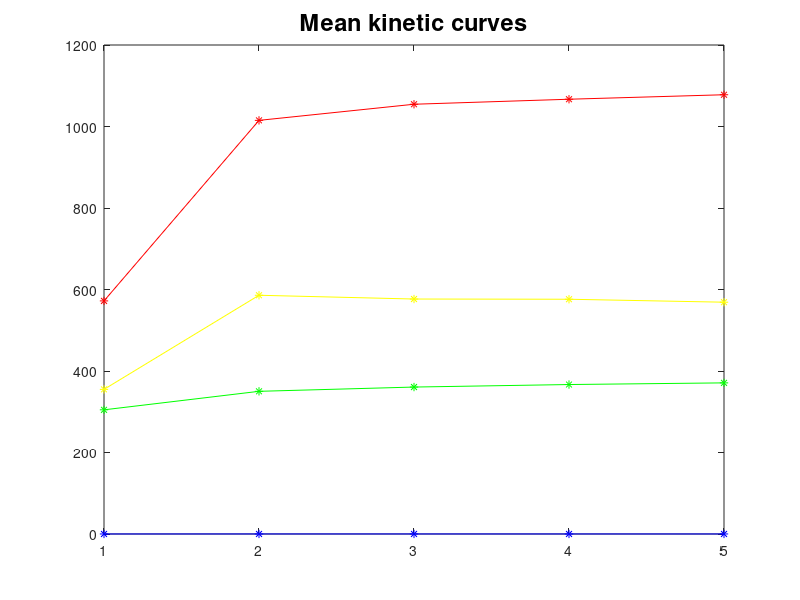

MATLAB code to generate this figure: (Note: this script raises an error after producing the figure.)
% This function is used to generate all the images related with the pre-processing
% of the images using kinetic information, used on my thesis

% Separating the data in the four classes 'background', 'softtissue', 'chest', 'lesion'
function drawAll()
close all;
clear all;
clc;

addpath('/home/olmozavala/Dropbox/OzOpenCL/MatlabActiveContours/Load_NIfTI_Images/External_Tools');
addpath('/media/USBSimpleDrive/BigData_Images_and_Others/PhD_Thesis/DCE_MRI/');
addpath('/home/olmozavala/Dropbox/OzOpenCL/Matlab_ImagePreProcessing_Kinetic/Kinetics/Kinetic_Curves_by_classes');
addpath('/home/olmozavala/Dropbox/OzOpenCL/Matlab_ImagePreProcessing_Kinetic/Kinetics/ext_lib');
saveFolder = '/home/olmozavala/Dropbox/Thesis_Phd/LatexFiles/images/OurWork/kinetics/classifier/train/';

titleFS = 17;
legendFS = 12;
axisFS = 18;
axisLegend = 18;

[background chest lesions stissue] = loadKineticInfo();
plotKineticCurves(background,chest,lesions,stissue,saveFolder,titleFS, legendFS, axisFS, axisLegend)
plotKineticCurvesError(background,chest,lesions,stissue, saveFolder,titleFS, legendFS, axisFS, axisLegend )


% This function reads all the kintif info from the already generated files
function [background chest lesions stissue]=loadKineticInfo()
    load('background')
    load('chest')
    load('lesions')
    load('stissue')

% This function plots the mean curves off all the classes
function plotKineticCurves(background,chest,lesions,stissue,saveFolder,titleFS, legendFS, axisFS,axisLegend)
    f = figure('Position',[200 200 800 400])
    plot(mean(lesions),'*-r');
    hold on;
    plot(mean(chest),'*-y');
    plot(mean(stissue),'*-g');
    plot(mean(background),'*-b');
    title('Mean kinetic curves','FontSize',titleFS);

    legend( 'Lesion','Chest','Normal Tissue','Background','Location',[.69 .65 .2 .1]) ;

    ylabel('Intensity value','FontSize',axisLegend);
    xlabel('Acquisition time','FontSize',axisLegend);

    set(gca,'xTick',[1:5]);
    set(gca,'XTickLabel',['Pre-cont';'Post 1  ';'Post 2  ';'Post 3  ';'Post 4  '],'FontSize',legendFS);

    saveas(f,strcat(saveFolder,'MeanKineticCurves'),'png');
    
% This function plots the variance of each kinetic curve
function plotKineticCurvesError(background,chest,lesions,stissue,saveFolder,titleFS, legendFS, axisFS,axisLegend)
    marker = ':'
    f = figure('Position',[200 200 800 400])
    errorbar(mean(lesions),std(lesions),strcat(marker,'r'),'LineWidth',2);
    hold on;
    errorbar(mean(stissue),std(stissue),strcat(marker,'g'),'LineWidth',2.5);
    errorbar(mean(chest),std(chest),strcat(marker,''),'Color',[.81 .81 0.07],'LineWidth',1.5);
    errorbar(mean(background),std(background),strcat(marker,'b'));
    title('Standard deviation','FontSize',titleFS);

    legend( 'Lesion','Chest','Normal Tissue','Background','Location','NorthWest') ;

    ylabel('Intensity value','FontSize',axisFS);
    xlabel('Acquisition time','FontSize',axisFS);

    set(gca,'xTick',[1:5]);
    set(gca,'XTickLabel',['Pre-cont';'Post 1  ';'Post 2  ';'Post 3  ';'Post 4  '],'FontSize',legendFS);

    saveas(f,strcat(saveFolder,'MeanKineticCurvesError'),'png');

